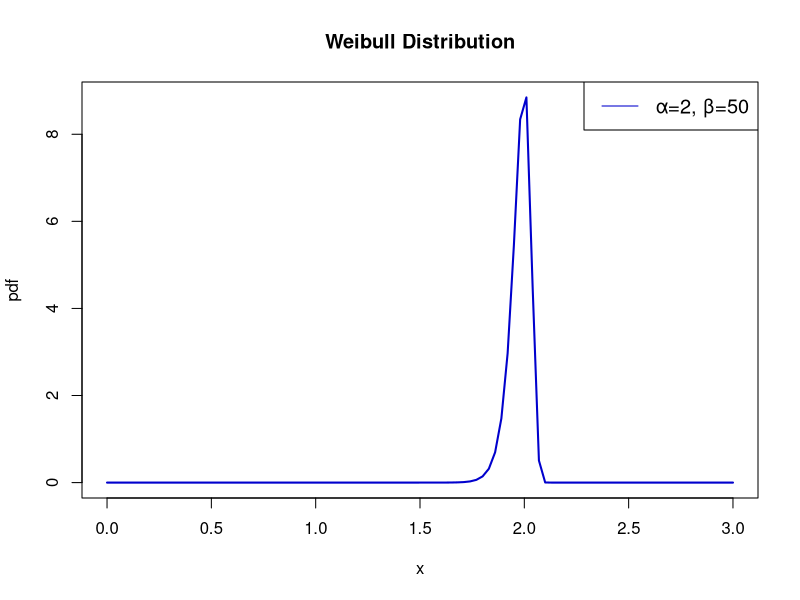

Write R code to recreate this figure.
# α = scale β = shape

# Calculate the PDF at x = 10
pdf_value <- dweibull(10, shape = 50, scale = 2)

# Calculate the CDF at x = 10
cdf_value <- pweibull(10, shape = 50, scale = 2)

# Find the quantile for probability 0.5
quantile_value <- qweibull(0.5, shape = 50, scale = 2)

cat(paste("pdf of Weibull(x = 10, α=2, β=50) = ", pdf_value))
cat("\n")
cat(paste("cdf of Weibull(x = 10, α=2, β=50) = ", cdf_value))
cat("\n")
cat(paste("quantile of Weibull(q = 0.5, α=2, β=50) = ", quantile_value))
cat("\n")

curve(dweibull(x, shape=50, scale = 2), from=0, to=3,
    main = 'Weibull Distribution',
    ylab = 'pdf',
    lwd = 2,
    col = 'blue3')

legend("topright", legend=c("α=2, β=50"),
       col=c("blue3"), lty=1, cex=1.2)